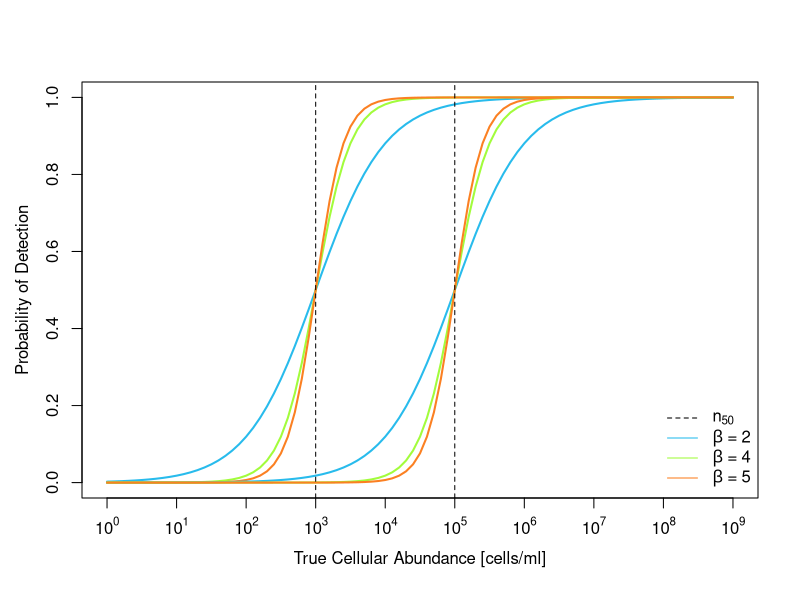

The R source for this figure:
library(viridis)

logn_lim <- log10(1E9)
n50s  <- log10(c(1E3,1E5)) #abundance for 50% detection probability 
n     <- seq(0,logn_lim,0.1)
betas <- c(2,4,5)


pdf('plots/logistic.pdf',height=4,width=5)
plot(-999,xlim=c(0,logn_lim),ylim=c(0,1),xaxt='n',ylab='',xlab='')

cols <- turbo(5)
for(j in 1:length(n50s)){
    for(i in 1:length(betas)){
        p <- 1/(1 + exp(-betas[i]*(n-n50s[j])))
        lines(n,p,col=cols[i+1],lwd=2)
    }
}
abline(v=n50s,lty=2)

axis_labels <- parse(text = paste("10^", 0:logn_lim, sep = ""))
axis(side=1,at=seq(0,logn_lim),labels=axis_labels)
mtext(side=1,'True Cellular Abundance [cells/ml]',line=2.5)
mtext(side=2,'Probability of Detection',line=2.5)
legend('bottomright', bty='n',
       legend=c(expression('n'[50]),expression(beta~'='~2),expression(beta~'='~4),expression(beta~'='~5)),
       lty=c(2,1,1,1),
       col=c('black',cols[2:5]))
dev.off()
